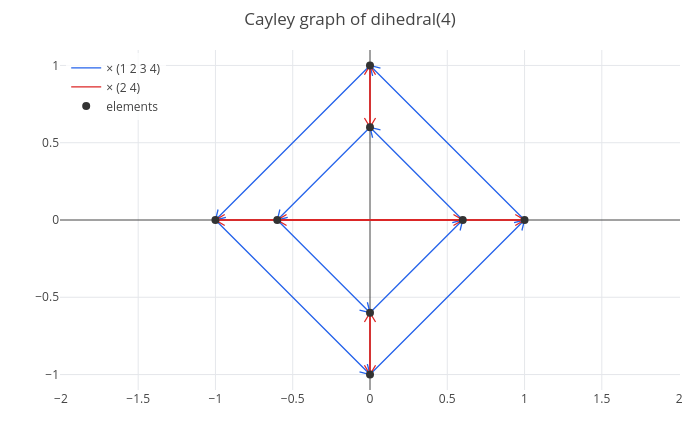

Write notebook code for a chart like this one.
### Markdown cell above
The symmetries of a square form the **dihedral group** $D_4$ of order 8: four rotations and four reflections.
A **Cayley graph** draws a group: one dot per element, and an arrow of each color for multiplying by each generator.
Blue arrows (the rotation $(1\ 2\ 3\ 4)$) go round in squares; red arrows (a reflection) jump between the two squares.

### Code cell
D = dihedral(4)
order(D)
cayleygraph(D)

### Figure 1 — Plotly figure (JSON) as saved in the notebook; plotly's stock layout.template omitted (floating-point values rounded to 4 significant figures)
{"data": [{"line": {"color": "#2563eb", "width": 1.3}, "mode": "lines", "name": "× (1 2 3 4)", "type": "scatter", "x": [6.123e-17, -1, -0.9321, -1, -0.983, null, 3.674e-17, -0.6, -0.5321, -0.6, -0.583, null, -0.6, -1.102e-16, -0.01697, -1.102e-16, -0.06788, null, -1, -1.837e-16, -0.01697, -1.837e-16, -0.06788, null, -1.102e-16, 0.6, 0.5321, 0.6, 0.583, null, -1.837e-16, 1, 0.9321, 1, 0.983, null, 1, 6.123e-17, 0.01697, 6.123e-17, 0.06788, null, 0.6, 3.674e-17, 0.01697, 3.674e-17, 0.06788, null], "y": [1, 1.225e-16, 0.01697, 1.225e-16, 0.06788, null, 0.6, 7.348e-17, 0.01697, 7.348e-17, 0.06788, null, 7.348e-17, -0.6, -0.5321, -0.6, -0.583, null, 1.225e-16, -1, -0.9321, -1, -0.983, null, -0.6, -1.47e-16, -0.01697, -1.47e-16, -0.06788, null, -1, -2.449e-16, -0.01697, -2.449e-16, -0.06788, null, -2.449e-16, 1, 0.9321, 1, 0.983, null, -1.47e-16, 0.6, 0.5321, 0.6, 0.583, null]}, {"line": {"color": "#dc2626", "width": 1.3}, "mode": "lines", "name": "× (2 4)", "type": "scatter", "x": [6.123e-17, 3.674e-17, 0.036, 3.674e-17, -0.036, null, 3.674e-17, 6.123e-17, -0.036, 6.123e-17, 0.036, null, -0.6, 1, 0.94, 1, 0.94, null, -1, 0.6, 0.54, 0.6, 0.54, null, -1.102e-16, -1.837e-16, 0.036, -1.837e-16, -0.036, null, -1.837e-16, -1.102e-16, -0.036, -1.102e-16, 0.036, null, 1, -0.6, -0.54, -0.6, -0.54, null, 0.6, -1, -0.94, -1, -0.94, null], "y": [1, 0.6, 0.66, 0.6, 0.66, null, 0.6, 1, 0.94, 1, 0.94, null, 7.348e-17, -2.449e-16, 0.036, -2.449e-16, -0.036, null, 1.225e-16, -1.47e-16, 0.036, -1.47e-16, -0.036, null, -0.6, -1, -0.94, -1, -0.94, null, -1, -0.6, -0.66, -0.6, -0.66, null, -2.449e-16, 7.348e-17, -0.036, 7.348e-17, 0.036, null, -1.47e-16, 1.225e-16, -0.036, 1.225e-16, 0.036, null]}, {"marker": {"color": "#333333", "size": 8}, "mode": "markers", "name": "elements", "type": "scatter", "x": [6.123e-17, 3.674e-17, -0.6, -1, -1.102e-16, -1.837e-16, 1, 0.6], "y": [1, 0.6, 7.348e-17, 1.225e-16, -0.6, -1, -2.449e-16, -1.47e-16]}], "layout": {"height": 440, "legend": {"bgcolor": "rgba(255,255,255,0.8)", "x": 0.01, "xanchor": "left", "y": 0.99, "yanchor": "top"}, "margin": {"b": 50, "l": 60, "r": 20, "t": 50}, "showlegend": true, "title": {"text": "Cayley graph of dihedral(4)"}, "width": 700, "xaxis": {"title": {"text": ""}, "zeroline": true}, "yaxis": {"range": [-1.1, 1.1], "scaleanchor": "x", "scaleratio": 1, "title": {"text": ""}, "zeroline": true}}}
